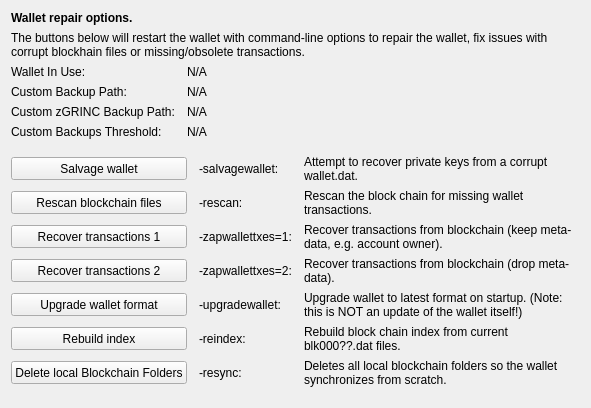
     <widget class="QWidget" name="tab_repair">
      <attribute name="title">
       <string>&amp;Wallet Repair</string>
      </attribute>
      <layout class="QGridLayout" name="gridLayout_4" columnstretch="0,0,0,0">
       <property name="horizontalSpacing">
        <number>12</number>
       </property>
       <item row="0" column="0" colspan="4">
        <widget class="QLabel" name="label_repair_header">
         <property name="font">
          <font>
           <weight>75</weight>
           <bold>true</bold>
          </font>
         </property>
         <property name="text">
          <string>Wallet repair options.</string>
         </property>
        </widget>
       </item>
       <item row="1" column="0" colspan="4">
        <widget class="QLabel" name="label_repair_helptext">
         <property name="font">
          <font>
           <weight>50</weight>
           <bold>false</bold>
          </font>
         </property>
         <property name="text">
          <string>The buttons below will restart the wallet with command-line options to repair the wallet, fix issues with corrupt blockhain files or missing/obsolete transactions.</string>
         </property>
         <property name="wordWrap">
          <bool>true</bool>
         </property>
        </widget>
       </item>
       <item row="2" column="0">
        <widget class="QLabel" name="wallet_path_label">
         <property name="text">
          <string>Wallet In Use:</string>
         </property>
        </widget>
       </item>
       <item row="2" column="1" colspan="3">
        <widget class="QLabel" name="wallet_path">
         <property name="cursor">
          <cursorShape>IBeamCursor</cursorShape>
         </property>
         <property name="text">
          <string>N/A</string>
         </property>
         <property name="textFormat">
          <enum>Qt::PlainText</enum>
         </property>
         <property name="textInteractionFlags">
          <set>Qt::LinksAccessibleByMouse|Qt::TextSelectableByKeyboard|Qt::TextSelectableByMouse</set>
         </property>
        </widget>
       </item>
       <item row="3" column="0">
        <widget class="QLabel" name="wallet_custombackuppath_label">
         <property name="text">
          <string>Custom Backup Path:</string>
         </property>
         <property name="visible">
          <bool>false</bool>
         </property>
        </widget>
       </item>
       <item row="3" column="1" colspan="3">
        <widget class="QLabel" name="wallet_custombackuppath">
         <property name="cursor">
          <cursorShape>IBeamCursor</cursorShape>
         </property>
         <property name="text">
          <string>N/A</string>
         </property>
         <property name="textFormat">
          <enum>Qt::PlainText</enum>
         </property>
         <property name="textInteractionFlags">
          <set>Qt::LinksAccessibleByMouse|Qt::TextSelectableByKeyboard|Qt::TextSelectableByMouse</set>
         </property>
         <property name="visible">
          <bool>false</bool>
         </property>
        </widget>
       </item>
       <item row="4" column="0">
        <widget class="QLabel" name="wallet_customzGRINCbackuppath_label">
         <property name="text">
          <string>Custom zGRINC Backup Path:</string>
         </property>
         <property name="visible">
          <bool>false</bool>
         </property>
        </widget>
       </item>
       <item row="4" column="1" colspan="3">
        <widget class="QLabel" name="wallet_customzGRINCbackuppath">
         <property name="cursor">
          <cursorShape>IBeamCursor</cursorShape>
         </property>
         <property name="text">
          <string>N/A</string>
         </property>
         <property name="textFormat">
          <enum>Qt::PlainText</enum>
         </property>
         <property name="textInteractionFlags">
          <set>Qt::LinksAccessibleByMouse|Qt::TextSelectableByKeyboard|Qt::TextSelectableByMouse</set>
         </property>
         <property name="visible">
          <bool>false</bool>
         </property>
        </widget>
       </item>
       <item row="5" column="0">
        <widget class="QLabel" name="wallet_custombackupthreshold_label">
         <property name="text">
          <string>Custom Backups Threshold:</string>
         </property>
         <property name="visible">
          <bool>false</bool>
         </property>
        </widget>
       </item>
       <item row="5" column="1" colspan="3">
        <widget class="QLabel" name="wallet_custombackupthreshold">
         <property name="cursor">
          <cursorShape>IBeamCursor</cursorShape>
         </property>
         <property name="text">
          <string>N/A</string>
         </property>
         <property name="textFormat">
          <enum>Qt::PlainText</enum>
         </property>
         <property name="textInteractionFlags">
          <set>Qt::LinksAccessibleByMouse|Qt::TextSelectableByKeyboard|Qt::TextSelectableByMouse</set>
         </property>
         <property name="visible">
          <bool>false</bool>
         </property>
        </widget>
       </item>
       <item row="6" column="0">
        <spacer name="verticalSpacer_repair1">
         <property name="orientation">
          <enum>Qt::Vertical</enum>
         </property>
         <property name="sizeHint" stdset="0">
          <size>
           <width>10</width>
           <height>10</height>
          </size>
         </property>
        </spacer>
       </item>
       <item row="7" column="0" colspan="2">
        <widget class="QPushButton" name="btn_salvagewallet">
         <property name="minimumSize">
          <size>
           <width>100</width>
           <height>23</height>
          </size>
         </property>
         <property name="text">
          <string>Salvage wallet</string>
         </property>
        </widget>
       </item>
       <item row="7" column="2">
        <widget class="QLabel" name="label_repair_salvage_command">
         <property name="text">
          <string notr="true">-salvagewallet:</string>
         </property>
        </widget>
       </item>
       <item row="7" column="3">
        <widget class="QLabel" name="label_repair_salvage">
         <property name="text">
          <string>Attempt to recover private keys from a corrupt wallet.dat.</string>
         </property>
         <property name="wordWrap">
          <bool>true</bool>
         </property>
        </widget>
       </item>
       <item row="8" column="0" colspan="2">
        <widget class="QPushButton" name="btn_rescan">
         <property name="minimumSize">
          <size>
           <width>100</width>
           <height>23</height>
          </size>
         </property>
         <property name="text">
          <string>Rescan blockchain files</string>
         </property>
        </widget>
       </item>
       <item row="8" column="2">
        <widget class="QLabel" name="label_repair_rescan_command">
         <property name="text">
          <string notr="true">-rescan:</string>
         </property>
        </widget>
       </item>
       <item row="8" column="3">
        <widget class="QLabel" name="label_repair_rescan">
         <property name="text">
          <string>Rescan the block chain for missing wallet transactions.</string>
         </property>
         <property name="wordWrap">
          <bool>true</bool>
         </property>
        </widget>
       </item>
       <item row="9" column="0" colspan="2">
        <widget class="QPushButton" name="btn_zapwallettxes1">
         <property name="minimumSize">
          <size>
           <width>100</width>
           <height>23</height>
          </size>
         </property>
         <property name="text">
          <string>Recover transactions 1</string>
         </property>
        </widget>
       </item>
       <item row="9" column="2">
        <widget class="QLabel" name="label_repair_zap1_command">
         <property name="text">
          <string notr="true">-zapwallettxes=1:</string>
         </property>
        </widget>
       </item>
       <item row="9" column="3">
        <widget class="QLabel" name="label_repair_zap1">
         <property name="text">
          <string>Recover transactions from blockchain (keep meta-data, e.g. account owner).</string>
         </property>
         <property name="wordWrap">
          <bool>true</bool>
         </property>
        </widget>
       </item>
       <item row="10" column="0" colspan="2">
        <widget class="QPushButton" name="btn_zapwallettxes2">
         <property name="minimumSize">
          <size>
           <width>100</width>
           <height>23</height>
          </size>
         </property>
         <property name="text">
          <string>Recover transactions 2</string>
         </property>
        </widget>
       </item>
       <item row="10" column="2">
        <widget class="QLabel" name="label_repair_zap2_command">
         <property name="text">
          <string notr="true">-zapwallettxes=2:</string>
         </property>
        </widget>
       </item>
       <item row="10" column="3">
        <widget class="QLabel" name="label_repair_zap2">
         <property name="text">
          <string>Recover transactions from blockchain (drop meta-data).</string>
         </property>
         <property name="wordWrap">
          <bool>true</bool>
         </property>
        </widget>
       </item>
       <item row="11" column="0" colspan="2">
        <widget class="QPushButton" name="btn_upgradewallet">
         <property name="minimumSize">
          <size>
           <width>100</width>
           <height>23</height>
          </size>
         </property>
         <property name="text">
          <string>Upgrade wallet format</string>
         </property>
        </widget>
       </item>
       <item row="11" column="2">
        <widget class="QLabel" name="label_repair_upgrade_command">
         <property name="text">
          <string notr="true">-upgradewallet:</string>
         </property>
        </widget>
       </item>
       <item row="11" column="3">
        <widget class="QLabel" name="label_repair_upgrade">
         <property name="text">
          <string>Upgrade wallet to latest format on startup. (Note: this is NOT an update of the wallet itself!)</string>
         </property>
         <property name="wordWrap">
          <bool>true</bool>
         </property>
        </widget>
       </item>
       <item row="12" column="0" colspan="2">
        <widget class="QPushButton" name="btn_reindex">
         <property name="minimumSize">
          <size>
           <width>100</width>
           <height>23</height>
          </size>
         </property>
         <property name="text">
          <string>Rebuild index</string>
         </property>
        </widget>
       </item>
       <item row="12" column="2">
        <widget class="QLabel" name="label_repair_reindex_command">
         <property name="text">
          <string notr="true">-reindex:</string>
         </property>
        </widget>
       </item>
       <item row="12" column="3">
        <widget class="QLabel" name="label_repair_reindex">
         <property name="text">
          <string>Rebuild block chain index from current blk000??.dat files.</string>
         </property>
         <property name="wordWrap">
          <bool>true</bool>
         </property>
        </widget>
       </item>
       <item row="13" column="0" colspan="2">
        <widget class="QPushButton" name="btn_resync">
         <property name="minimumSize">
          <size>
           <width>100</width>
           <height>23</height>
          </size>
         </property>
         <property name="text">
          <string>Delete local Blockchain Folders</string>
         </property>
        </widget>
       </item>
       <item row="13" column="2">
        <widget class="QLabel" name="label_repair_resync_command">
         <property name="text">
          <string>-resync:</string>
         </property>
        </widget>
       </item>
       <item row="13" column="3">
        <widget class="QLabel" name="label_repair_resync">
         <property name="text">
          <string>Deletes all local blockchain folders so the wallet synchronizes from scratch.</string>
         </property>
         <property name="wordWrap">
          <bool>true</bool>
         </property>
        </widget>
       </item>
       <item row="14" column="0">
        <spacer name="verticalSpacer_repair2">
         <property name="orientation">
          <enum>Qt::Vertical</enum>
         </property>
         <property name="sizeHint" stdset="0">
          <size>
           <width>20</width>
           <height>10</height>
          </size>
         </property>
        </spacer>
       </item>
      </layout>
     </widget>
